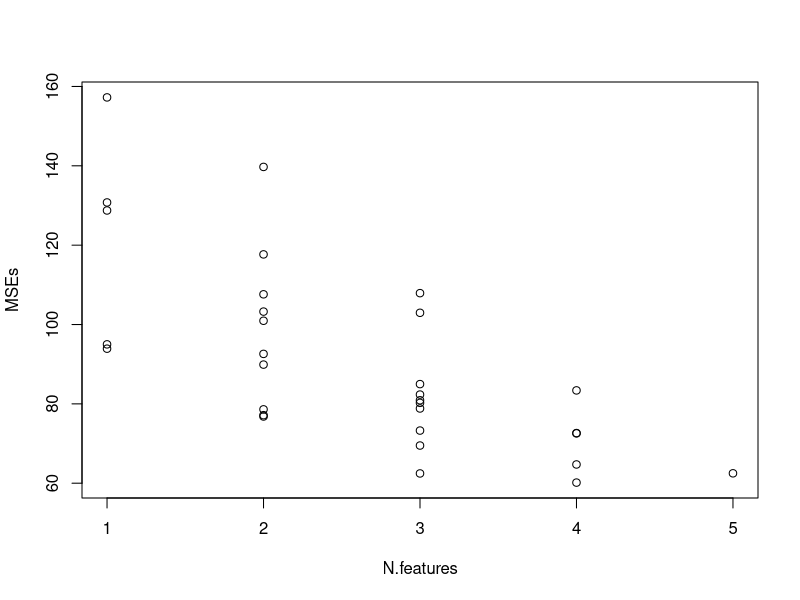

Recreate this plot in R.

### Functions
# Returns linear regression model of given X and Y
linear_model=function(..X, ..Y){
  X = cbind(1, ..X)
  β = solve(t(X)%*%X)%*%t(X)%*%..Y
  return(β)
}

CV=function(..X, ..Y, K){
  
  # Setup
  n = length(..Y)
  p = ncol(..X)
  set.seed(12345)
  ids = sample(n,n)
  X = ..X[ids,]
  Y = ..Y[ids]
  width = floor(n/K)
  MSEs = numeric(2^p-1)
  N.features = numeric(2^p-1)
  features = list()
  current = 0
  
  # Assuming 5 features:
  
  for (f1 in 0:1){
    for (f2 in 0:1){
      for(f3 in 0:1){
        for(f4 in 0:1){
          for(f5 in 0:1){
            model= c(f1,f2,f3,f4,f5)
            if (sum(model)==0) next()
            SSE=0
            
            for (k in 1:K){
              # Select indices
              indices = 1:width + (k-1)*width
              if(k==K) indices = ((k-1)*width+1):n
              
              # Train model
              X.training = X[-indices, which(model==1)]
              Y.training = Y[-indices]
              β.k = linear_model(X.training, Y.training)
              
              # Make predictions
              X.k = cbind(1, X[indices, which(model==1)])
              Y.k = Y[indices]
              Yfit.k = X.k %*% β.k
              
              # Calculate Error
              SSE=SSE+sum((Yfit.k-Y.k)^2)
            }
            
            # Store performance of current feature selection
            current = current+1
            MSEs[current] = SSE/n
            N.features[current] = sum(model)
            features[[current]] = model
          }
        }
      }
    }
  }
  
  # Plot MSE against number of features
  plot(N.features, MSEs)
  
  # Return info about best feature selection
  i=which.min(MSEs)
  return(list(CV=MSEs[i], Features=features[[i]], Feature_Names=colnames(X)[which(features[[i]]==1)]))
}

### Implementation
X.swiss = as.matrix(swiss[,2:6])
Y.swiss = swiss[[1]]
N.folds = 5
CV(X.swiss, Y.swiss, N.folds)
